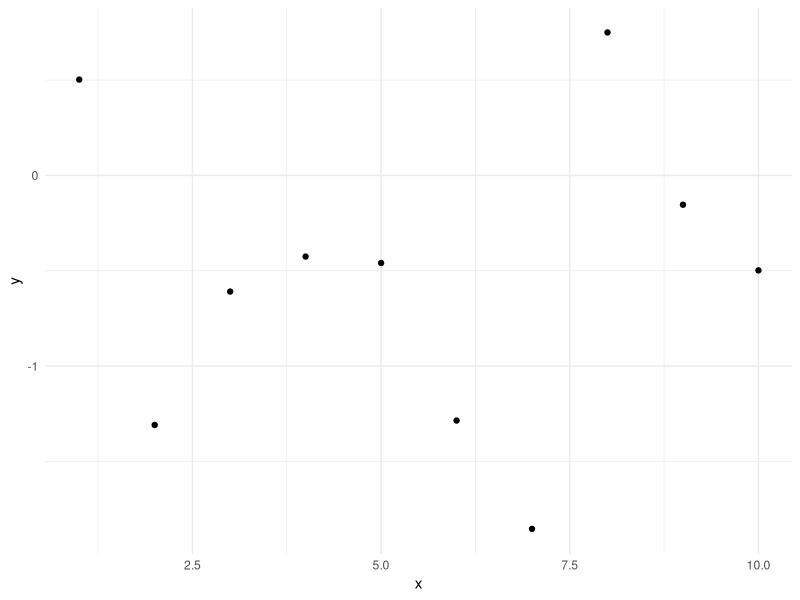

R code for this plot:
## ---- chunk 1
knitr::opts_chunk$set(echo = TRUE)
library(dplyr)
library(ggplot2)
## ---- chunk 2
# Example code
data <- data.frame(
  x = 1:10,
  y = rnorm(10)
)

ggplot(data, aes(x, y)) +
  geom_point() +
  theme_minimal()
